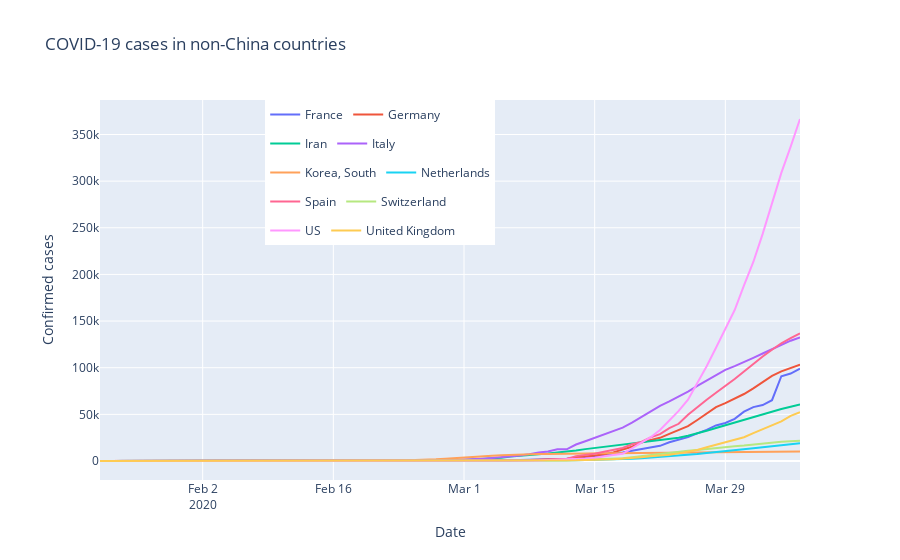

The notebook cell saved with this chart:
### Markdown cell above
<a id='plot_top_countries_confirmed'></a>
### Plot Confirmed Cases for Top Countries

### Code cell
layout = go.Layout(title="COVID-19 cases in non-China countries", margin={"l": 100, "r": 100},
                   colorway=["#287D95", "#EF533B"], legend={"x": 0.7, "y": 1, 'orientation': "h"},
                   yaxis={'title': 'Confirmed cases'},
                   yaxis2={'title': 'Growth rate/Accel in cases', 'overlaying': 'y', 'side': 'right', "showgrid": False},
                   xaxis={"title": "Date"},
                   height=1000)

fig = go.Figure(data=traces_confirmed, layout=layout)
fig.show()
